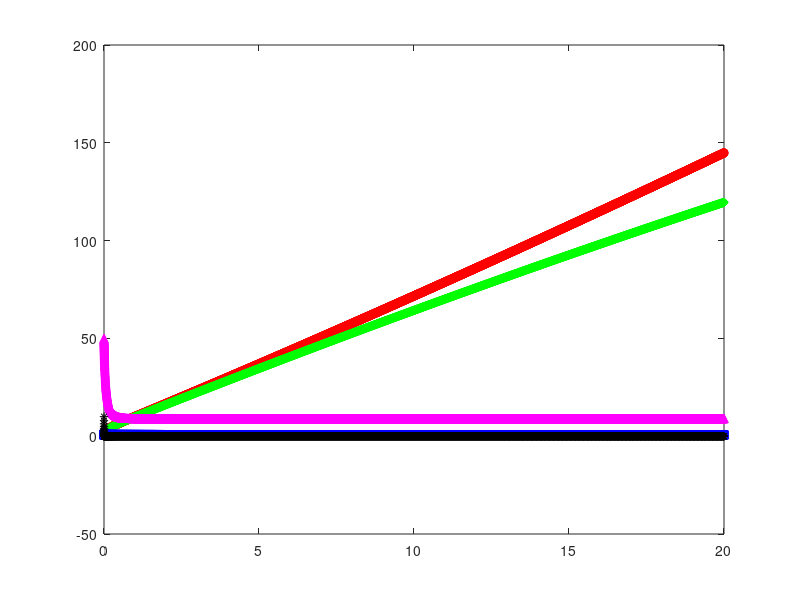

The MATLAB script that drew this image:

function main

global p1 p2 p3 p4 p5 p6 p7 p8 p9 p10 p11 ...
       a_tw psi_tw delta_s delta_r Wc_aw Wp_aw gs gr % x y theta v w

% model 
p1 = 0.03
p2 = 40
p3 = 6000
p4 = 200
p5 = 1500
p6 = 0.5
p7 = 0.5
p8 = 2
p9 = 120
p10 = 400
p11 = 0.2

% time 
tspan = [0 20];

% intial conditions
x = 1
y = 1
theta = pi/4 
v = 50
w = 10

Z_init = [x y theta v w]

% input parameters
% wind
a_tw = 10
psi_tw = 100

% rudder and sail angle
delta_s = 100                                         
delta_r = 100                                         

% computed parameters
%actual wind
Wc_aw = [(a_tw * cos(psi_tw - theta) - v); ...
         (a_tw * sin(psi_tw - theta))]

Wp_aw = [hypot(Wc_aw(2,:), Wc_aw(1,:)); ...
         atan2(Wc_aw(2,:), Wc_aw(1,:))]  
     
a_aw = Wp_aw(1,:);
psi_aw = Wp_aw(2,:);

% force on sail and rudder     
gs = -p4 * a_aw * sin(delta_s - psi_aw)     
gr = -sign(psi_aw) * min(abs(pi - abs(psi_aw)), abs(delta_s)) 

% examples
% A = 1;
% B = 4;
%[t,y] = ode45(@(t,y) odefcn(t,y,A,B), tspan,[0 0.01]);   % to run internal function OR external function with additional arguments
%[t,y] = ode45(@(t,y) elastic(t,y), [0 12],[0 1 1]);      % to run internal function 
%[t,y] = ode45('rigid',[0 12],[0 1 1]);                   % to run external function without additional arguments

% two different ways to express same solution
% method 1: solution as rows
% sol = ode45(@sailboat, tspan, [x y theta v w]);
% plot(sol.x,sol.y);
% a = sol.y
% b = a(1,:)

% method 2: solution as columns
% [t,z] = ode45(@(t,Z) sailboat(t,Z), tspan, [x y theta v w]);
[t,z] = ode45(@(t,Z) sailboat(t,Z), tspan, Z_init);
%plot(t,z);
plot(t,z(:,1),'r-o',t,z(:,2),'g-d', ...
    t,z(:,3),'b-s',t,z(:,4),'m-^',t,z(:,5),'k-*')

for i=1:5
    Z_init(i) = z(end,i);
end
    
function dZdt = sailboat(t,Z)

global p1 p2 p3 p4 p5 p6 p7 p8 p9 p10 p11 ...
       a_tw psi_tw delta_s delta_r Wc_aw Wp_aw gs gr % x y theta v w

dZdt = [ ...
        % x
        Z(4) * cos(Z(3)) + p1 * a_tw * cos(psi_tw); ...
        % y
        Z(4) * sin(Z(3)) + p1 * a_tw * sin(psi_tw); ...
        % theta
        Z(5); ...
        % v
        (gs * sin(delta_s) - gr * p11 * sin(delta_r) - p2 * Z(4)^2) / p9; ...
        % w
        (gs * (p6 - p7 * cos(delta_s)) - gr * p8 * cos(delta_r) - p3 ...
            * Z(5) * Z(4)) / p10; ...
        ];

% function dy = elastic(t,y)
% dy = zeros(3,1);    % a column vector
% dy(1) = y(1) * y(3);
% dy(2) = -y(3) * y(3);
% dy(3) = -0.51 * y(1) * y(2);
